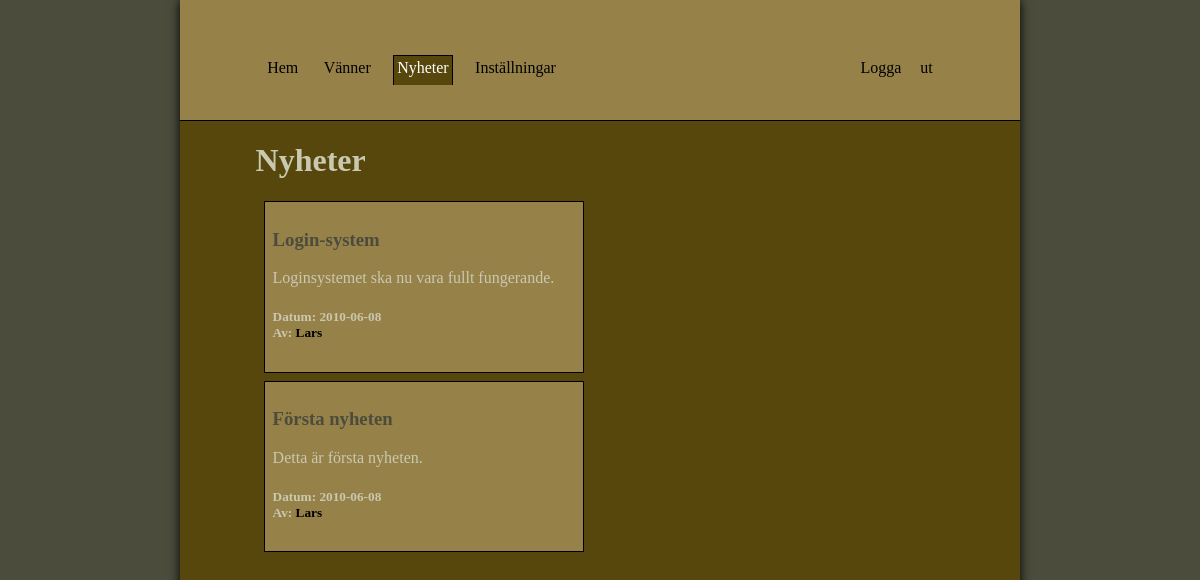
The app's page /news.php (signed in) with its own data.
### tables this page shows
CREATE TABLE `news` (
  `id` int(5) NOT NULL AUTO_INCREMENT,
  `title` varchar(32) NOT NULL,
  `content` text NOT NULL,
  `time` timestamp NOT NULL DEFAULT CURRENT_TIMESTAMP ON UPDATE CURRENT_TIMESTAMP,
  `publisher` text NOT NULL,
  PRIMARY KEY (`id`)
);

### news.php (the view, shortened to what this page needs)
<?php
$printAllNews = true;
?>
<!DOCTYPE html PUBLIC "-//W3C//DTD XHTML 1.0 Transitional//EN"
"http://www.w3.org/TR/xhtml1/DTD/xhtml1-transitional.dtd">
<html xmlns="http://www.w3.org/1999/xhtml">
<head>
	<link rel="stylesheet" href="css/stil1.css" type="text/css" />
	<link type="text/css" href="css/ui-lightness/jquery-ui-1.8.1.custom.css" rel="stylesheet" />
</head>
<body>
<div id="wrapper">
	<div id="header">
		<div id="menu">
			<?php
					include 'inc/menu.php';
			?>
		</div>
		<div id="meta">
			<ul>
				<li><a href='scripts/php/logout.php'>Logga ut</a></li>
			</ul>
		</div>
	</div>
	<div id="content">
			<div id="intro">
<?php
if($printAllNews)
{
	$result = mysql_query('SELECT * FROM news ORDER BY id DESC');
?>
				<h1>Nyheter</h1>
<?php while($row = mysql_fetch_array($result)): ?>
				<div class="single_news">
				<h3><a href="?id=<?php echo $row['id']; ?>"><?php echo $row['title']; ?></a></h3>
				<p><?php echo $row['content']; ?></p>
				<h5>Datum: <?php echo substr($row['time'], 0,10); ?><br />
				Av: <a href="profile.php?id=lars_id"><?php echo $row['publisher']; ?></a><h5>
				</div>
<?php
endwhile;
}
?>
			</div>
	</div>
</div>
</body>
</html>

### inc/menu.php
<?php
$current_file = basename($_SERVER['PHP_SELF']);
$menu = array(
	'Hem' => 'index.php',
	'Vänner' => 'friends.php',
	'Nyheter' => 'news.php',
	'Inställningar' => 'settings.php'
			 );
?>
<ul>
<?php foreach($menu as $name => $location): ?>
	<li><a href="<?php echo $location; ?>"<?php echo ($current_file == basename($location) ? ' id="current">' : '>') . $name; ?></a></li>
<?php endforeach; ?>
</ul>

### css/stil1.css (style rules this page uses)
body, html { margin: 0px; padding: 0px; background: #4B4C3C; width: 100%; height: 100%; }
a { color: #000; }
#wrapper { margin: 0px; width: 70%; height: 100%; margin-left: 15%; background: #57470C; -moz-box-shadow: 0px 0px 10px #000; -webkit-box-shadow: 0px 0px 10px #000; }
#header { width: 100%; height: 15%; background: #968148; border-bottom: 1px solid black; }
#intro { margin-left: 9%; width: 60%; float: left; color: #C9C9B1; }
#menu { width: 40%; float: left; margin-left: 10%; }
#meta { width: 40%; float: left; text-align: right; margin-right: 10%; }
#meta, #menu { margin-top: 7.1%; }
#menu ul, #meta ul { list-style-type: none; margin: 0; padding: 0; word-spacing: 15px; }
#menu ul li, #meta ul li { display: inline; }
#menu ul li a, #meta ul li a { padding: 0.2em; text-decoration: none; color: black; }
#menu ul li a#current { background: #57470C; padding-bottom: 0.5em; color: white; border: 1px solid black; border-bottom: none; }
.single_news { background: #968148; border: 1px solid black; width: 60%; padding: 0.5em; margin: 0.5em; }
.single_news h3 a { color: #4B4C3C; text-decoration: none; }
.single_news h5 a { text-decoration: none; }

### records on screen
news: title "Login-system", content "Loginsystemet ska nu vara fullt fungerande.", time "2010-06-08", publisher "Lars"
news: title "Första nyheten", content "Detta är första nyheten.", time "2010-06-08", publisher "Lars"

### other values on screen
$name "Hem"
$name "Vänner"
$name "Nyheter"
$name "Inställningar"
